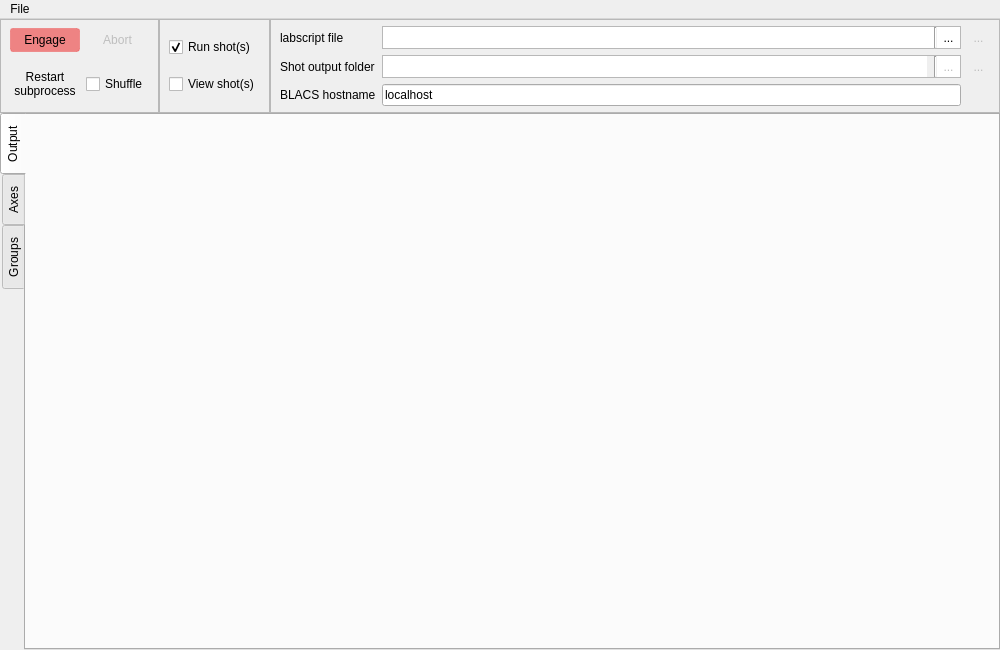
<?xml version="1.0" encoding="UTF-8"?>
<ui version="4.0">
 <class>MainWindow</class>
 <widget class="QMainWindow" name="MainWindow">
  <property name="geometry">
   <rect>
    <x>0</x>
    <y>0</y>
    <width>1000</width>
    <height>650</height>
   </rect>
  </property>
  <property name="windowTitle">
   <string>runmanager - the labscript suite</string>
  </property>
  <property name="windowIcon">
   <iconset>
    <normaloff>:/qtutils/custom/runmanager.png</normaloff>:/qtutils/custom/runmanager.png</iconset>
  </property>
  <property name="styleSheet">
   <string notr="true"/>
  </property>
  <property name="unifiedTitleAndToolBarOnMac">
   <bool>false</bool>
  </property>
  <widget class="QWidget" name="centralwidget">
   <property name="styleSheet">
    <string notr="true">QPushButton {
     border: none;
     padding: 4px;
 }

QPushButton:hover {
     background-color: qlineargradient(x1: 0, y1: 0, x2: 0, y2: 1,
                                       stop: 0 palette(light), stop: 1 palette(window));
     border: 1px solid palette(dark);
     border-radius: 3px;
 }

 QPushButton:pressed {
     background-color: qlineargradient(x1: 0, y1: 0, x2: 0, y2: 1,
                                       stop: 0 palette(window), stop: 1 palette(light));
     border: 1px solid palette(dark);
     border-radius: 3px;
 }

QPushButton:checked {
     background-color: palette(window);
     border: 1px solid palette(dark);
     border-radius: 3px;
 }

QPushButton:hover:checked {
     background-color: qlineargradient(x1: 0, y1: 0, x2: 0, y2: 1,
                                       stop: 0 palette(window), stop: 1 palette(light));
     border: 1px solid palette(dark);
     border-radius: 3px;
 }

QToolButton {
     border: none;
     padding: 2px;
 }

QToolButton:hover {
     background-color: qlineargradient(x1: 0, y1: 0, x2: 0, y2: 1,
                                       stop: 0 palette(light), stop: 1 palette(window));
     border: 1px solid palette(dark);
     border-radius: 3px;
 }

 QToolButton:pressed {
     background-color: qlineargradient(x1: 0, y1: 0, x2: 0, y2: 1,
                                       stop: 0 palette(window), stop: 1 palette(light));
     border: 1px solid palette(dark);
     border-radius: 3px;
 }

QToolButton:checked {
     background-color: palette(window);
     border: 1px solid palette(dark);
     border-radius: 3px;
 }

QToolButton:hover:checked {
     background-color: qlineargradient(x1: 0, y1: 0, x2: 0, y2: 1,
                                       stop: 0 palette(window), stop: 1 palette(light));
     border: 1px solid palette(dark);
     border-radius: 3px;
 }
</string>
   </property>
   <layout class="QVBoxLayout" name="verticalLayout">
    <property name="spacing">
     <number>0</number>
    </property>
    <property name="margin">
     <number>0</number>
    </property>
    <item>
     <layout class="QHBoxLayout" name="horizontalLayout_3">
      <property name="spacing">
       <number>0</number>
      </property>
      <property name="sizeConstraint">
       <enum>QLayout::SetDefaultConstraint</enum>
      </property>
      <item>
       <widget class="QFrame" name="frame">
        <property name="styleSheet">
         <string notr="true"/>
        </property>
        <property name="frameShape">
         <enum>QFrame::StyledPanel</enum>
        </property>
        <layout class="QGridLayout" name="gridLayout">
         <property name="topMargin">
          <number>0</number>
         </property>
         <property name="bottomMargin">
          <number>0</number>
         </property>
         <item row="0" column="1">
          <widget class="QPushButton" name="pushButton_abort">
           <property name="enabled">
            <bool>false</bool>
           </property>
           <property name="focusPolicy">
            <enum>Qt::NoFocus</enum>
           </property>
           <property name="toolTip">
            <string>Stop compiling shots after the current shot is compiled.
 To interrupt a compilation mid-shot, use the 'Restart subprocess' button</string>
           </property>
           <property name="text">
            <string>Abort</string>
           </property>
           <property name="icon">
            <iconset>
             <normaloff>:/qtutils/fugue/cross-octagon.png</normaloff>:/qtutils/fugue/cross-octagon.png</iconset>
           </property>
          </widget>
         </item>
         <item row="0" column="0">
          <widget class="QPushButton" name="pushButton_engage">
           <property name="enabled">
            <bool>true</bool>
           </property>
           <property name="focusPolicy">
            <enum>Qt::NoFocus</enum>
           </property>
           <property name="toolTip">
            <string>&lt;html&gt;&lt;head/&gt;&lt;body&gt;&lt;p&gt;Compile pending shots, submit them to BLACS if &quot;run shots&quot; is checked, and send them to runviewer if &quot;view shots&quot; is checked.&lt;/p&gt;&lt;/body&gt;&lt;/html&gt;</string>
           </property>
           <property name="autoFillBackground">
            <bool>false</bool>
           </property>
           <property name="styleSheet">
            <string notr="true">QPushButton {
	 background-color: rgba(238,96,96,192);
     border: 1px solid rgba(238,96,96,128);
	  border-radius: 3px;
     padding: 4px;
 }

QPushButton:hover {
     background-color: qlineargradient(x1: 0, y1: 0, x2: 0, y2: 1,
                                       stop: 0 #ff7878, stop: 1 #dd4848);
     border: None;
	 border-radius: 3px;
 }

 QPushButton:pressed {
     background-color: qlineargradient(x1: 0, y1: 0, x2: 0, y2: 1,
                                       stop: 0 #dd4848, stop: 1 #ff7878);
     border: 1px solid #8f8f91;
     border-radius: 3px;
 }</string>
           </property>
           <property name="text">
            <string>Engage</string>
           </property>
           <property name="icon">
            <iconset>
             <normaloff>:/qtutils/fugue/control.png</normaloff>:/qtutils/fugue/control.png</iconset>
           </property>
           <property name="autoDefault">
            <bool>false</bool>
           </property>
           <property name="flat">
            <bool>false</bool>
           </property>
          </widget>
         </item>
         <item row="1" column="0">
          <widget class="QPushButton" name="pushButton_restart_subprocess">
           <property name="focusPolicy">
            <enum>Qt::NoFocus</enum>
           </property>
           <property name="toolTip">
            <string>&lt;html&gt;&lt;head/&gt;&lt;body&gt;&lt;p&gt;Forcefully restart the compilation subprocess, stopping any compilation in process.&lt;/p&gt;&lt;p&gt;This can be useful if the child process is misbehaving for any reason.&lt;/p&gt;&lt;/body&gt;&lt;/html&gt;</string>
           </property>
           <property name="text">
            <string>Restart
subprocess</string>
           </property>
           <property name="icon">
            <iconset>
             <normaloff>:/qtutils/fugue/arrow-circle-135-left.png</normaloff>:/qtutils/fugue/arrow-circle-135-left.png</iconset>
           </property>
          </widget>
         </item>
         <item row="1" column="1">
          <widget class="QCheckBox" name="pushButton_shuffle">
           <property name="focusPolicy">
            <enum>Qt::NoFocus</enum>
           </property>
           <property name="toolTip">
            <string>&lt;html&gt;&lt;head/&gt;&lt;body&gt;&lt;p&gt;Send compiled shots to BLACS in a random order, to prevent scanned parameters correlating with temporal drifts.&lt;/p&gt;&lt;/body&gt;&lt;/html&gt;</string>
           </property>
           <property name="text">
            <string>Shuffle</string>
           </property>
           <property name="icon">
            <iconset>
             <normaloff>:/qtutils/fugue/arrow-switch.png</normaloff>:/qtutils/fugue/arrow-switch.png</iconset>
           </property>
           <property name="checkable">
            <bool>true</bool>
           </property>
           <property name="tristate">
            <bool>false</bool>
           </property>
          </widget>
         </item>
        </layout>
       </widget>
      </item>
      <item>
       <widget class="QFrame" name="frame">
        <property name="sizePolicy">
         <sizepolicy hsizetype="Minimum" vsizetype="Preferred">
          <horstretch>0</horstretch>
          <verstretch>0</verstretch>
         </sizepolicy>
        </property>
        <property name="frameShape">
         <enum>QFrame::StyledPanel</enum>
        </property>
        <layout class="QVBoxLayout" name="verticalLayout_2">
         <property name="spacing">
          <number>9</number>
         </property>
         <property name="sizeConstraint">
          <enum>QLayout::SetDefaultConstraint</enum>
         </property>
         <item>
          <widget class="QCheckBox" name="checkBox_run_shots">
           <property name="toolTip">
            <string>Send the shot files to BLACS after compilation</string>
           </property>
           <property name="text">
            <string>Run shot(s)</string>
           </property>
           <property name="checked">
            <bool>true</bool>
           </property>
          </widget>
         </item>
         <item>
          <widget class="QCheckBox" name="checkBox_view_shots">
           <property name="toolTip">
            <string>Open the shot files in runviewer after compilation</string>
           </property>
           <property name="text">
            <string>View shot(s)</string>
           </property>
          </widget>
         </item>
        </layout>
       </widget>
      </item>
      <item>
       <widget class="QFrame" name="frame">
        <property name="sizePolicy">
         <sizepolicy hsizetype="Expanding" vsizetype="Preferred">
          <horstretch>1</horstretch>
          <verstretch>0</verstretch>
         </sizepolicy>
        </property>
        <property name="frameShape">
         <enum>QFrame::StyledPanel</enum>
        </property>
        <property name="frameShadow">
         <enum>QFrame::Plain</enum>
        </property>
        <layout class="QGridLayout" name="gridLayout_3">
         <property name="sizeConstraint">
          <enum>QLayout::SetDefaultConstraint</enum>
         </property>
         <property name="leftMargin">
          <number>9</number>
         </property>
         <property name="topMargin">
          <number>6</number>
         </property>
         <property name="bottomMargin">
          <number>6</number>
         </property>
         <item row="2" column="1">
          <widget class="QLineEdit" name="lineEdit_BLACS_hostname">
           <property name="toolTip">
            <string>&lt;html&gt;&lt;head/&gt;&lt;body&gt;&lt;p&gt;The host computer running BLACS.&lt;/p&gt;&lt;/body&gt;&lt;/html&gt;</string>
           </property>
           <property name="text">
            <string>localhost</string>
           </property>
           <property name="frame">
            <bool>true</bool>
           </property>
          </widget>
         </item>
         <item row="0" column="0">
          <widget class="QLabel" name="label_3">
           <property name="text">
            <string>labscript file</string>
           </property>
          </widget>
         </item>
         <item row="1" column="2">
          <widget class="QToolButton" name="toolButton_reset_shot_output_folder">
           <property name="enabled">
            <bool>false</bool>
           </property>
           <property name="toolTip">
            <string>&lt;html&gt;&lt;head/&gt;&lt;body&gt;&lt;p&gt;Reset to default output folder.&lt;/p&gt;&lt;p&gt;If the folder does not exist it will be created at compile-time.&lt;/p&gt;&lt;/body&gt;&lt;/html&gt;</string>
           </property>
           <property name="text">
            <string>...</string>
           </property>
           <property name="icon">
            <iconset>
             <normaloff>:/qtutils/fugue/arrow-turn-180-left.png</normaloff>:/qtutils/fugue/arrow-turn-180-left.png</iconset>
           </property>
          </widget>
         </item>
         <item row="1" column="0">
          <widget class="QLabel" name="label_2">
           <property name="text">
            <string>Shot output folder</string>
           </property>
          </widget>
         </item>
         <item row="2" column="0">
          <widget class="QLabel" name="label">
           <property name="text">
            <string>BLACS hostname</string>
           </property>
          </widget>
         </item>
         <item row="0" column="2">
          <widget class="QToolButton" name="toolButton_edit_labscript_file">
           <property name="enabled">
            <bool>false</bool>
           </property>
           <property name="toolTip">
            <string>&lt;html&gt;&lt;head/&gt;&lt;body&gt;&lt;p&gt;Edit this labscript file in a text editor.&lt;/p&gt;&lt;/body&gt;&lt;/html&gt;</string>
           </property>
           <property name="text">
            <string>...</string>
           </property>
           <property name="icon">
            <iconset>
             <normaloff>:/qtutils/custom/python-document.png</normaloff>:/qtutils/custom/python-document.png</iconset>
           </property>
          </widget>
         </item>
         <item row="1" column="1">
          <widget class="QFrame" name="frame">
           <property name="sizePolicy">
            <sizepolicy hsizetype="Preferred" vsizetype="Preferred">
             <horstretch>0</horstretch>
             <verstretch>0</verstretch>
            </sizepolicy>
           </property>
           <property name="sizeIncrement">
            <size>
             <width>0</width>
             <height>0</height>
            </size>
           </property>
           <property name="frameShape">
            <enum>QFrame::StyledPanel</enum>
           </property>
           <layout class="QHBoxLayout" name="horizontalLayout">
            <property name="spacing">
             <number>0</number>
            </property>
            <property name="margin">
             <number>0</number>
            </property>
            <item>
             <widget class="QLineEdit" name="lineEdit_shot_output_folder">
              <property name="sizePolicy">
               <sizepolicy hsizetype="Expanding" vsizetype="Ignored">
                <horstretch>0</horstretch>
                <verstretch>0</verstretch>
               </sizepolicy>
              </property>
              <property name="toolTip">
               <string>&lt;html&gt;&lt;head/&gt;&lt;body&gt;&lt;p&gt;The folder in which newly compiled shot files will be placed.&lt;/p&gt;&lt;p&gt;If the folder does not exist, it will be created at compile time.&lt;/p&gt;&lt;/body&gt;&lt;/html&gt;</string>
              </property>
              <property name="styleSheet">
               <string notr="true"/>
              </property>
              <property name="frame">
               <bool>false</bool>
              </property>
              <property name="readOnly">
               <bool>true</bool>
              </property>
             </widget>
            </item>
            <item>
             <widget class="QLabel" name="label_non_default_folder">
              <property name="toolTip">
               <string>&lt;html&gt;&lt;head/&gt;&lt;body&gt;&lt;p&gt;Non-default output folder chosen: all shots will be produced in this folder.&lt;/p&gt;&lt;p&gt;New folders will not automatically be created for new sequences/dates/etc.&lt;/p&gt;&lt;p&gt;To reset to the default output folder, click the 'reset to default output folder' button.&lt;/p&gt;&lt;/body&gt;&lt;/html&gt;</string>
              </property>
              <property name="text">
               <string/>
              </property>
              <property name="pixmap">
               <pixmap>:/qtutils/fugue/exclamation-white.png</pixmap>
              </property>
             </widget>
            </item>
            <item>
             <widget class="Line" name="line_2">
              <property name="orientation">
               <enum>Qt::Vertical</enum>
              </property>
             </widget>
            </item>
            <item>
             <widget class="QToolButton" name="toolButton_select_shot_output_folder">
              <property name="enabled">
               <bool>false</bool>
              </property>
              <property name="toolTip">
               <string>Select folder ...</string>
              </property>
              <property name="styleSheet">
               <string notr="true">QToolButton{
    border: none;
    background: white;
    padding: 2px;
}

QToolButton:hover {
     background-color: qlineargradient(x1: 0, y1: 0, x2: 0, y2: 1,
                                       stop: 0 #f6f7fa, stop: 1 #dadbde);
 }

 QToolButton:pressed {
     background-color: qlineargradient(x1: 0, y1: 0, x2: 0, y2: 1,
                                       stop: 0 #dadbde, stop: 1 #f6f7fa);
 }</string>
              </property>
              <property name="text">
               <string>...</string>
              </property>
              <property name="icon">
               <iconset>
                <normaloff>:/qtutils/fugue/folder-horizontal-open.png</normaloff>:/qtutils/fugue/folder-horizontal-open.png</iconset>
              </property>
             </widget>
            </item>
           </layout>
          </widget>
         </item>
         <item row="0" column="1">
          <widget class="QFrame" name="frame">
           <property name="autoFillBackground">
            <bool>false</bool>
           </property>
           <property name="styleSheet">
            <string notr="true">QToolButton{
    background: rgb(224,224,224);
    padding: 3px;
}</string>
           </property>
           <property name="frameShape">
            <enum>QFrame::StyledPanel</enum>
           </property>
           <layout class="QHBoxLayout" name="horizontalLayout_2">
            <property name="spacing">
             <number>0</number>
            </property>
            <property name="margin">
             <number>0</number>
            </property>
            <item>
             <widget class="QLineEdit" name="lineEdit_labscript_file">
              <property name="sizePolicy">
               <sizepolicy hsizetype="Expanding" vsizetype="Ignored">
                <horstretch>0</horstretch>
                <verstretch>0</verstretch>
               </sizepolicy>
              </property>
              <property name="toolTip">
               <string>The labscript file to compile.</string>
              </property>
              <property name="styleSheet">
               <string notr="true"/>
              </property>
              <property name="frame">
               <bool>false</bool>
              </property>
              <property name="readOnly">
               <bool>true</bool>
              </property>
             </widget>
            </item>
            <item>
             <widget class="Line" name="line">
              <property name="orientation">
               <enum>Qt::Vertical</enum>
              </property>
             </widget>
            </item>
            <item>
             <widget class="QToolButton" name="toolButton_select_labscript_file">
              <property name="toolTip">
               <string>Select a file ...</string>
              </property>
              <property name="styleSheet">
               <string notr="true">QToolButton{
    border: none;
    background: white;
    padding: 2px;
}

QToolButton:hover {
     background-color: qlineargradient(x1: 0, y1: 0, x2: 0, y2: 1,
                                       stop: 0 #f6f7fa, stop: 1 #dadbde);
 }

 QToolButton:pressed {
     background-color: qlineargradient(x1: 0, y1: 0, x2: 0, y2: 1,
                                       stop: 0 #dadbde, stop: 1 #f6f7fa);
 }</string>
              </property>
              <property name="text">
               <string>...</string>
              </property>
              <property name="icon">
               <iconset>
                <normaloff>:/qtutils/fugue/folder-open-document-text.png</normaloff>:/qtutils/fugue/folder-open-document-text.png</iconset>
              </property>
             </widget>
            </item>
           </layout>
          </widget>
         </item>
        </layout>
       </widget>
      </item>
     </layout>
    </item>
    <item>
     <widget class="FingerTabWidget" name="tabWidget">
      <property name="sizePolicy">
       <sizepolicy hsizetype="Expanding" vsizetype="Expanding">
        <horstretch>0</horstretch>
        <verstretch>1</verstretch>
       </sizepolicy>
      </property>
      <property name="autoFillBackground">
       <bool>false</bool>
      </property>
      <property name="styleSheet">
       <string notr="true">QTabBar{ font-size: 9pt }</string>
      </property>
      <property name="tabPosition">
       <enum>QTabWidget::West</enum>
      </property>
      <property name="tabShape">
       <enum>QTabWidget::Rounded</enum>
      </property>
      <property name="currentIndex">
       <number>0</number>
      </property>
      <property name="elideMode">
       <enum>Qt::ElideRight</enum>
      </property>
      <property name="usesScrollButtons">
       <bool>true</bool>
      </property>
      <property name="documentMode">
       <bool>false</bool>
      </property>
      <property name="tabsClosable">
       <bool>false</bool>
      </property>
      <property name="movable">
       <bool>true</bool>
      </property>
      <widget class="QWidget" name="tab_output">
       <attribute name="icon">
        <iconset>
         <normaloff>:/qtutils/fugue/terminal.png</normaloff>:/qtutils/fugue/terminal.png</iconset>
       </attribute>
       <attribute name="title">
        <string>Output</string>
       </attribute>
       <attribute name="toolTip">
        <string>&lt;html&gt;&lt;head/&gt;&lt;body&gt;&lt;p&gt;View textual output of compilation.&lt;/p&gt;&lt;/body&gt;&lt;/html&gt;</string>
       </attribute>
       <layout class="QVBoxLayout" name="verticalLayout_5">
        <property name="spacing">
         <number>0</number>
        </property>
        <property name="margin">
         <number>0</number>
        </property>
        <item>
         <layout class="QVBoxLayout" name="verticalLayout_output_tab"/>
        </item>
       </layout>
      </widget>
      <widget class="QWidget" name="tab_axes">
       <attribute name="icon">
        <iconset>
         <normaloff>:/qtutils/custom/outer.png</normaloff>:/qtutils/custom/outer.png</iconset>
       </attribute>
       <attribute name="title">
        <string>Axes</string>
       </attribute>
       <attribute name="toolTip">
        <string>&lt;html&gt;&lt;head/&gt;&lt;body&gt;&lt;p&gt;See and change settings for the axes of the currently described parameter space.&lt;/p&gt;&lt;/body&gt;&lt;/html&gt;</string>
       </attribute>
       <layout class="QHBoxLayout" name="horizontalLayout_4">
        <property name="spacing">
         <number>0</number>
        </property>
        <property name="margin">
         <number>0</number>
        </property>
        <item>
         <layout class="QVBoxLayout" name="verticalLayout_4">
          <property name="spacing">
           <number>6</number>
          </property>
          <property name="leftMargin">
           <number>3</number>
          </property>
          <property name="rightMargin">
           <number>3</number>
          </property>
          <item>
           <spacer name="verticalSpacer">
            <property name="orientation">
             <enum>Qt::Vertical</enum>
            </property>
            <property name="sizeHint" stdset="0">
             <size>
              <width>20</width>
              <height>40</height>
             </size>
            </property>
           </spacer>
          </item>
          <item>
           <widget class="QToolButton" name="toolButton_axis_to_top">
            <property name="toolTip">
             <string>Move selected axis to top</string>
            </property>
            <property name="text">
             <string>...</string>
            </property>
            <property name="icon">
             <iconset>
              <normaloff>:/qtutils/fugue/arrow-stop-090.png</normaloff>:/qtutils/fugue/arrow-stop-090.png</iconset>
            </property>
           </widget>
          </item>
          <item>
           <widget class="QToolButton" name="toolButton_axis_up">
            <property name="toolTip">
             <string>Move selected axis up</string>
            </property>
            <property name="text">
             <string>...</string>
            </property>
            <property name="icon">
             <iconset>
              <normaloff>:/qtutils/fugue/arrow-090.png</normaloff>:/qtutils/fugue/arrow-090.png</iconset>
            </property>
           </widget>
          </item>
          <item>
           <widget class="QToolButton" name="toolButton_axis_down">
            <property name="toolTip">
             <string>Move selected axis down</string>
            </property>
            <property name="text">
             <string>...</string>
            </property>
            <property name="icon">
             <iconset>
              <normaloff>:/qtutils/fugue/arrow-270.png</normaloff>:/qtutils/fugue/arrow-270.png</iconset>
            </property>
           </widget>
          </item>
          <item>
           <widget class="QToolButton" name="toolButton_axis_to_bottom">
            <property name="toolTip">
             <string>Move selected axis to bottom</string>
            </property>
            <property name="text">
             <string>...</string>
            </property>
            <property name="icon">
             <iconset>
              <normaloff>:/qtutils/fugue/arrow-stop-270.png</normaloff>:/qtutils/fugue/arrow-stop-270.png</iconset>
            </property>
           </widget>
          </item>
          <item>
           <spacer name="verticalSpacer_2">
            <property name="orientation">
             <enum>Qt::Vertical</enum>
            </property>
            <property name="sizeHint" stdset="0">
             <size>
              <width>20</width>
              <height>40</height>
             </size>
            </property>
           </spacer>
          </item>
         </layout>
        </item>
        <item>
         <widget class="QScrollArea" name="scrollArea">
          <property name="frameShape">
           <enum>QFrame::NoFrame</enum>
          </property>
          <property name="widgetResizable">
           <bool>true</bool>
          </property>
          <widget class="QWidget" name="scrollAreaWidgetContents">
           <property name="geometry">
            <rect>
             <x>0</x>
             <y>0</y>
             <width>926</width>
             <height>486</height>
            </rect>
           </property>
           <layout class="QVBoxLayout" name="verticalLayout_7">
            <property name="spacing">
             <number>0</number>
            </property>
            <property name="margin">
             <number>0</number>
            </property>
            <item>
             <widget class="TreeView" name="treeView_axes">
              <property name="editTriggers">
               <set>QAbstractItemView::NoEditTriggers</set>
              </property>
              <property name="selectionMode">
               <enum>QAbstractItemView::ExtendedSelection</enum>
              </property>
              <property name="selectionBehavior">
               <enum>QAbstractItemView::SelectRows</enum>
              </property>
              <property name="alternatingRowColors">
               <bool>true</bool>
              </property>
             </widget>
            </item>
           </layout>
          </widget>
         </widget>
        </item>
       </layout>
      </widget>
      <widget class="QWidget" name="tab_groups">
       <attribute name="icon">
        <iconset>
         <normaloff>:/qtutils/fugue/tables-stacks.png</normaloff>:/qtutils/fugue/tables-stacks.png</iconset>
       </attribute>
       <attribute name="title">
        <string>Groups</string>
       </attribute>
       <attribute name="toolTip">
        <string>&lt;html&gt;&lt;head/&gt;&lt;body&gt;&lt;p&gt;Select files and groups of globals to view and edit in runviewer.&lt;/p&gt;&lt;/body&gt;&lt;/html&gt;</string>
       </attribute>
       <layout class="QVBoxLayout" name="verticalLayout_8">
        <property name="spacing">
         <number>0</number>
        </property>
        <property name="margin">
         <number>0</number>
        </property>
        <item>
         <layout class="QHBoxLayout" name="horizontalLayout_5">
          <property name="spacing">
           <number>9</number>
          </property>
          <property name="margin">
           <number>3</number>
          </property>
          <item>
           <widget class="QPushButton" name="pushButton_open_globals_file">
            <property name="focusPolicy">
             <enum>Qt::NoFocus</enum>
            </property>
            <property name="toolTip">
             <string>&lt;html&gt;&lt;head/&gt;&lt;body&gt;&lt;p&gt;Load an HDF file containing globals into runviewer.&lt;/p&gt;&lt;/body&gt;&lt;/html&gt;</string>
            </property>
            <property name="text">
             <string>Open globals file</string>
            </property>
            <property name="icon">
             <iconset>
              <normaloff>:/qtutils/fugue/folder-open-table.png</normaloff>:/qtutils/fugue/folder-open-table.png</iconset>
            </property>
           </widget>
          </item>
          <item>
           <widget class="QPushButton" name="pushButton_new_globals_file">
            <property name="focusPolicy">
             <enum>Qt::NoFocus</enum>
            </property>
            <property name="toolTip">
             <string>&lt;html&gt;&lt;head/&gt;&lt;body&gt;&lt;p&gt;Create a new HDF file to store globals in.&lt;/p&gt;&lt;/body&gt;&lt;/html&gt;</string>
            </property>
            <property name="text">
             <string>New globals file</string>
            </property>
            <property name="icon">
             <iconset>
              <normaloff>:/qtutils/fugue/table--plus.png</normaloff>:/qtutils/fugue/table--plus.png</iconset>
            </property>
           </widget>
          </item>
          <item>
           <widget class="QPushButton" name="pushButton_diff_globals_file">
            <property name="focusPolicy">
             <enum>Qt::NoFocus</enum>
            </property>
            <property name="toolTip">
             <string>&lt;html&gt;&lt;head/&gt;&lt;body&gt;&lt;p&gt;Compare the globals stored in an HDF5 file with those currently in use by runmanager.&lt;/p&gt;&lt;/body&gt;&lt;/html&gt;</string>
            </property>
            <property name="text">
             <string>Diff globals file</string>
            </property>
            <property name="icon">
             <iconset>
              <normaloff>:/qtutils/fugue/tables.png</normaloff>:/qtutils/fugue/tables.png</iconset>
            </property>
           </widget>
          </item>
          <item>
           <spacer name="horizontalSpacer">
            <property name="orientation">
             <enum>Qt::Horizontal</enum>
            </property>
            <property name="sizeHint" stdset="0">
             <size>
              <width>40</width>
              <height>20</height>
             </size>
            </property>
           </spacer>
          </item>
         </layout>
        </item>
        <item>
         <widget class="QScrollArea" name="scrollArea_2">
          <property name="frameShape">
           <enum>QFrame::NoFrame</enum>
          </property>
          <property name="widgetResizable">
           <bool>true</bool>
          </property>
          <widget class="QWidget" name="scrollAreaWidgetContents_2">
           <property name="geometry">
            <rect>
             <x>0</x>
             <y>0</y>
             <width>963</width>
             <height>448</height>
            </rect>
           </property>
           <layout class="QVBoxLayout" name="verticalLayout_6">
            <property name="spacing">
             <number>0</number>
            </property>
            <property name="margin">
             <number>0</number>
            </property>
            <item>
             <widget class="TreeView" name="treeView_groups">
              <property name="alternatingRowColors">
               <bool>true</bool>
              </property>
             </widget>
            </item>
           </layout>
          </widget>
         </widget>
        </item>
       </layout>
      </widget>
     </widget>
    </item>
   </layout>
  </widget>
  <widget class="QMenuBar" name="menuBar">
   <property name="geometry">
    <rect>
     <x>0</x>
     <y>0</y>
     <width>1000</width>
     <height>31</height>
    </rect>
   </property>
   <widget class="QMenu" name="menuFile">
    <property name="title">
     <string>File</string>
    </property>
    <addaction name="actionLoad_configuration"/>
    <addaction name="actionRevert_configuration"/>
    <addaction name="actionSave_configuration"/>
    <addaction name="actionSave_configuration_as"/>
    <addaction name="actionQuit"/>
   </widget>
   <addaction name="menuFile"/>
  </widget>
  <action name="actionLoad_configuration">
   <property name="icon">
    <iconset>
     <normaloff>:/qtutils/fugue/folder-open.png</normaloff>:/qtutils/fugue/folder-open.png</iconset>
   </property>
   <property name="text">
    <string>Load configuration</string>
   </property>
   <property name="shortcut">
    <string>Ctrl+O</string>
   </property>
  </action>
  <action name="actionSave_configuration_as">
   <property name="enabled">
    <bool>false</bool>
   </property>
   <property name="icon">
    <iconset>
     <normaloff>:/qtutils/fugue/disk--plus.png</normaloff>:/qtutils/fugue/disk--plus.png</iconset>
   </property>
   <property name="text">
    <string>Save as...</string>
   </property>
   <property name="shortcut">
    <string>Ctrl+Shift+S</string>
   </property>
  </action>
  <action name="actionQuit">
   <property name="icon">
    <iconset>
     <normaloff>:/qtutils/fugue/cross-button.png</normaloff>:/qtutils/fugue/cross-button.png</iconset>
   </property>
   <property name="text">
    <string>Quit</string>
   </property>
   <property name="shortcut">
    <string>Ctrl+Q</string>
   </property>
  </action>
  <action name="actionSave_configuration">
   <property name="icon">
    <iconset>
     <normaloff>:/qtutils/fugue/disk.png</normaloff>:/qtutils/fugue/disk.png</iconset>
   </property>
   <property name="text">
    <string>Save configuration</string>
   </property>
   <property name="shortcut">
    <string>Ctrl+S</string>
   </property>
  </action>
  <action name="actionRevert_configuration">
   <property name="enabled">
    <bool>false</bool>
   </property>
   <property name="icon">
    <iconset>
     <normaloff>:/qtutils/fugue/arrow-curve-180-left.png</normaloff>:/qtutils/fugue/arrow-curve-180-left.png</iconset>
   </property>
   <property name="text">
    <string>Revert configuration</string>
   </property>
  </action>
 </widget>
 <customwidgets>
  <customwidget>
   <class>FingerTabWidget</class>
   <extends>QTabWidget</extends>
   <header>qtutils/widgets.h</header>
   <container>1</container>
  </customwidget>
  <customwidget>
   <class>TreeView</class>
   <extends>QTreeView</extends>
   <header>qtutils/widgets.h</header>
  </customwidget>
 </customwidgets>
 <tabstops>
  <tabstop>pushButton_engage</tabstop>
  <tabstop>pushButton_abort</tabstop>
  <tabstop>pushButton_restart_subprocess</tabstop>
  <tabstop>pushButton_shuffle</tabstop>
  <tabstop>lineEdit_labscript_file</tabstop>
  <tabstop>toolButton_select_labscript_file</tabstop>
  <tabstop>toolButton_edit_labscript_file</tabstop>
  <tabstop>lineEdit_shot_output_folder</tabstop>
  <tabstop>toolButton_select_shot_output_folder</tabstop>
  <tabstop>toolButton_reset_shot_output_folder</tabstop>
  <tabstop>lineEdit_BLACS_hostname</tabstop>
  <tabstop>tabWidget</tabstop>
  <tabstop>scrollArea</tabstop>
  <tabstop>toolButton_axis_to_top</tabstop>
  <tabstop>toolButton_axis_up</tabstop>
  <tabstop>toolButton_axis_down</tabstop>
  <tabstop>toolButton_axis_to_bottom</tabstop>
  <tabstop>treeView_axes</tabstop>
  <tabstop>pushButton_open_globals_file</tabstop>
  <tabstop>pushButton_new_globals_file</tabstop>
  <tabstop>pushButton_diff_globals_file</tabstop>
  <tabstop>treeView_groups</tabstop>
  <tabstop>scrollArea_2</tabstop>
 </tabstops>
 <resources>
  <include location="../../Anaconda/Lib/site-packages/qtutils/icons/icons.qrc"/>
 </resources>
 <connections/>
</ui>
